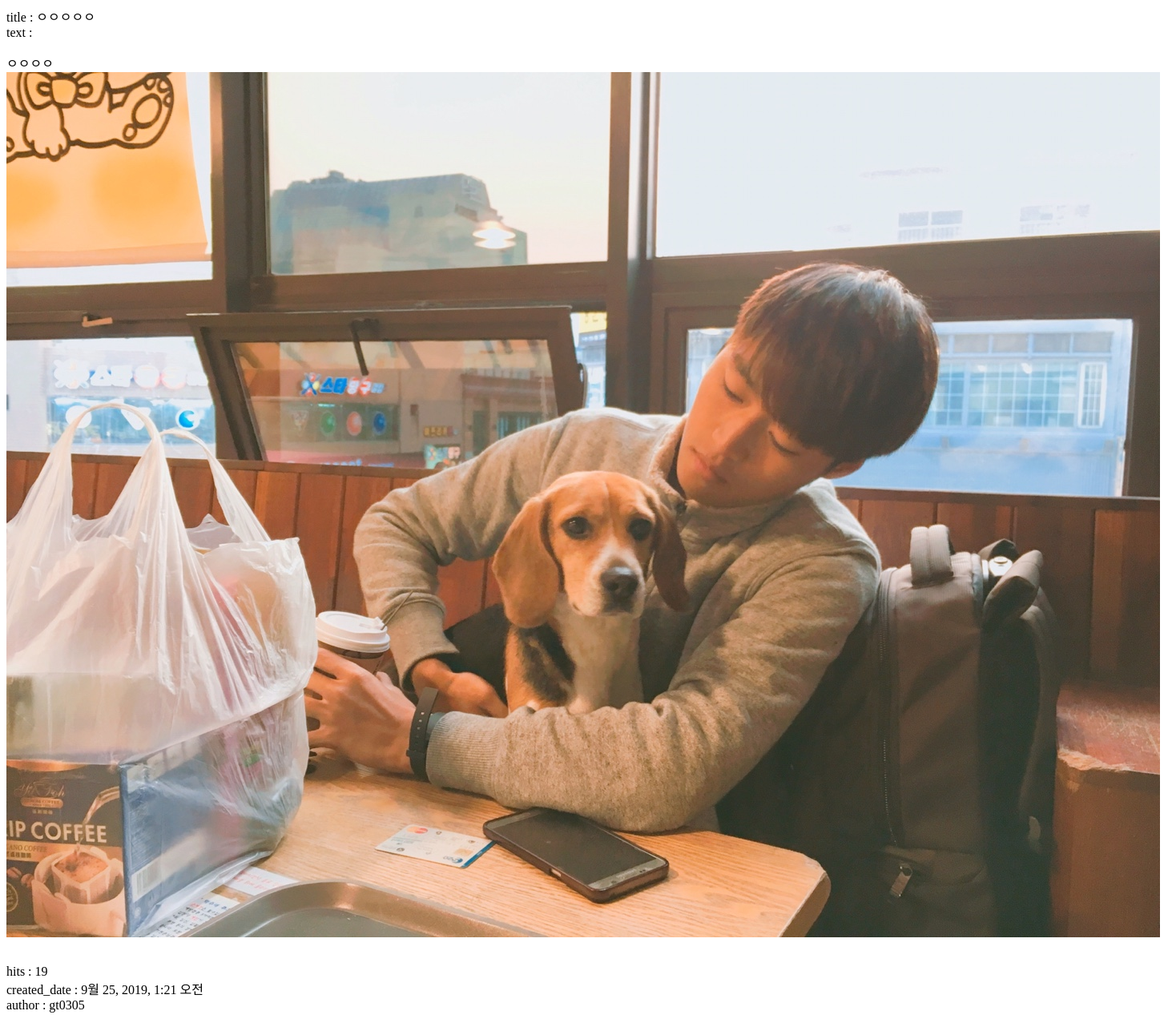
Before: /free/detail/1/ with the older database file.
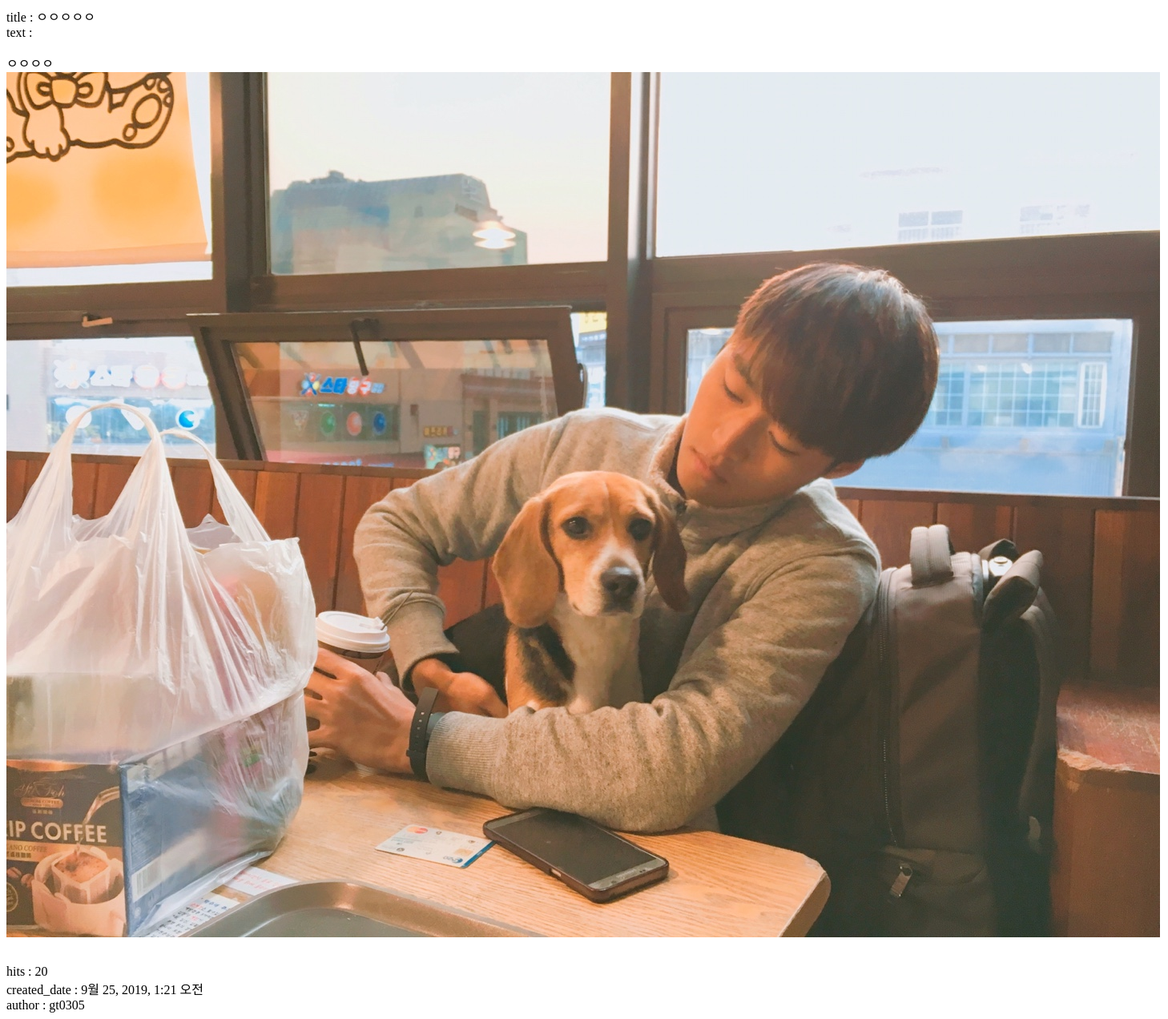
After: the same page with the newer database file.
### board/models.py (models this page shows, shortened)
class FreeBoard(models.Model):
    title = models.CharField(max_length=100)
    author = models.ForeignKey(settings.AUTH_USER_MODEL, default=1,on_delete=models.CASCADE) # 유저 지워지면 다 지워지게
    text = RichTextUploadingField()
    created_date = models.DateTimeField(auto_now_add=True)
    hits =  models.PositiveIntegerField(default = 0) #조회수
    @property
    def update_counter(self):
        self.hits += 1
        self.save()

### board/views.py (the view)
# urls.py: path('free/detail/<int:free_id>/', free_detail, name = 'free_detail'),
def free_detail(request, free_id):
    free_detail = get_object_or_404(FreeBoard , pk = free_id)
    return render(request, 'free_detail.html' ,{'free_detail' : free_detail})

### board/templates/free_detail.html (shortened to what this page needs)
title : {{free_detail.title|safe}}
<br> text : {{free_detail.text|safe}}
<br> hits : {{free_detail.hits}}
<br> created_date : {{free_detail.created_date}}
<br> author : {{free_detail.author}}

Changed rows visible on the page:
changed FreeBoard "ㅇㅇㅇㅇㅇ": hits "19" → "20"
